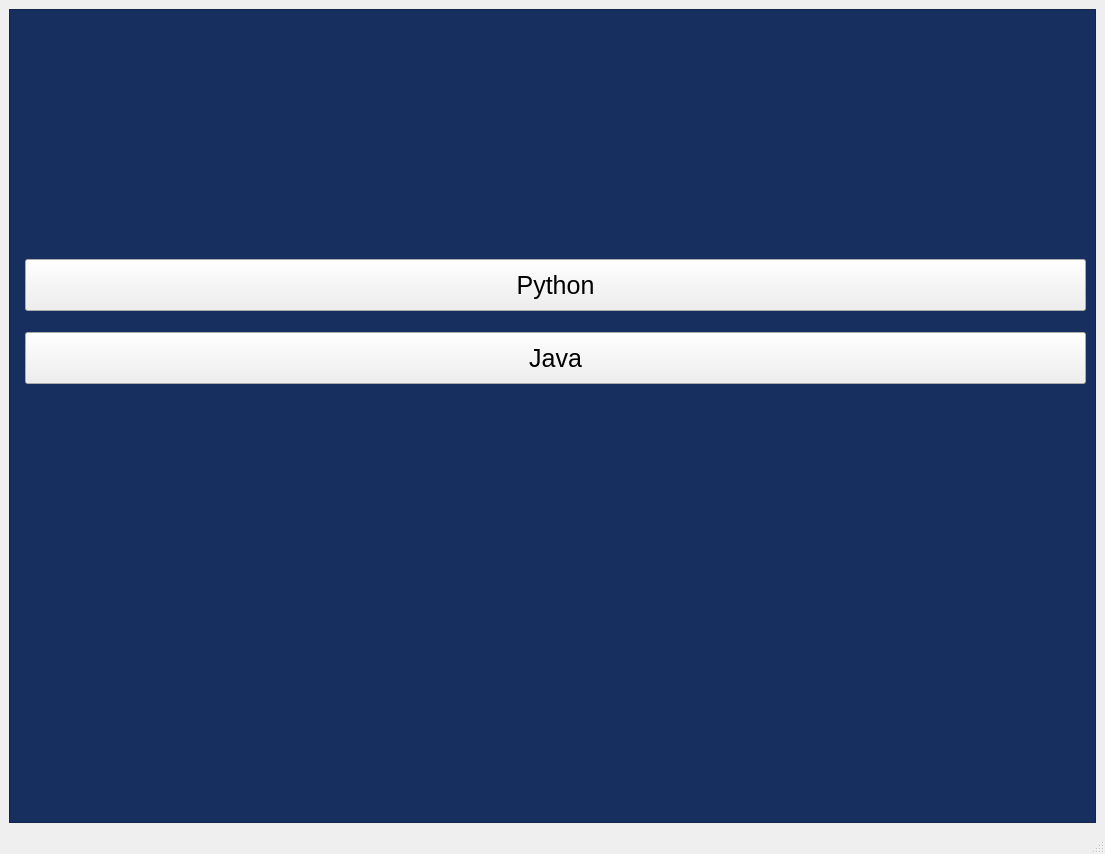
<?xml version="1.0" encoding="UTF-8"?>
<ui version="4.0">
 <class>MainWindow</class>
 <widget class="QMainWindow" name="MainWindow">
  <property name="geometry">
   <rect>
    <x>0</x>
    <y>0</y>
    <width>1105</width>
    <height>854</height>
   </rect>
  </property>
  <property name="windowTitle">
   <string>MainWindow</string>
  </property>
  <property name="styleSheet">
   <string notr="true">#admframe{
background-color:#172F5F;
}

#pybtn{
color:black;
font-size:25px;
margin-top:240px;
height:50px;
width:100px;
}


#jbtn{
color:black;
font-size:25px;
margin-top:15px;
height:50px;
width:100px;
}

#pybtn:hover{
border:2px solid green;
color:green;
background-color:white;
}


#jbtn:hover{
border:2px solid green;
color:green;
background-color:white;
}


</string>
  </property>
  <widget class="QWidget" name="centralwidget">
   <layout class="QGridLayout" name="gridLayout">
    <item row="0" column="0">
     <widget class="QFrame" name="admframe">
      <property name="frameShape">
       <enum>QFrame::StyledPanel</enum>
      </property>
      <property name="frameShadow">
       <enum>QFrame::Raised</enum>
      </property>
      <layout class="QFormLayout" name="formLayout">
       <item row="2" column="1">
        <widget class="QPushButton" name="pybtn">
         <property name="cursor">
          <cursorShape>OpenHandCursor</cursorShape>
         </property>
         <property name="text">
          <string>Python</string>
         </property>
        </widget>
       </item>
       <item row="3" column="1">
        <widget class="QPushButton" name="jbtn">
         <property name="cursor">
          <cursorShape>OpenHandCursor</cursorShape>
         </property>
         <property name="text">
          <string>Java</string>
         </property>
        </widget>
       </item>
      </layout>
     </widget>
    </item>
   </layout>
  </widget>
  <widget class="QStatusBar" name="statusbar"/>
 </widget>
 <resources/>
 <connections/>
</ui>
